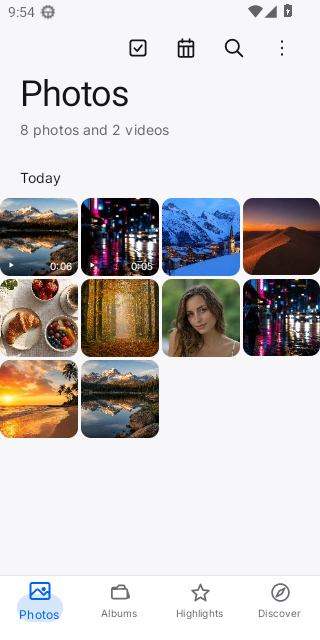
#> input picture hgallery/evidence/01-photos.png, 320 x 640 px, found by its file name
$ python m01_home.py
#> lines starting #> are read from the running program, lines starting #| are printed output that depends on the picture; after the words box and inside, x2 and y2 are one past the last pixel; in counts of white or black regions, pixels touching at a corner belong together
### hgallery/docs/design/lib.py
from PIL import Image, ImageDraw, ImageFont, ImageFilter
import math

# NOIR tokens, exactly as specified in the directive.
BG        = (5,5,5)
BG2       = (17,17,17)
SURFACE   = (25,25,25)
ELEVATED  = (34,34,34)
BORDER    = (56,56,56)
TEXT      = (242,240,235)
TEXT2     = (146,146,146)
ACCENT    = (242,138,54)

FONT = "/home/user/vodiwalker_panel/hgallery/app/src/main/res/font/inter_variable.ttf"
FONT_FA = "/home/user/vodiwalker_panel/gallery/app/src/main/res/font/vazirmatn_medium.ttf"

def F(size, weight=None):
    # Inter variable: PIL picks the default instance; set_variation_by_axes gives weight.
    f = ImageFont.truetype(FONT, size)
    if weight is not None:
        try:
            f.set_variation_by_axes([weight])
        except Exception:
            pass
    return f

def FA(size, weight=None):
    f = ImageFont.truetype("/home/user/vodiwalker_panel/hgallery/app/src/main/res/font/vazirmatn_medium.ttf", size)
    return f

def rrect(d, box, r, fill=None, outline=None, w=1, width=None):
    if width is not None: w = width
    d.rounded_rectangle(box, radius=r, fill=fill, outline=outline, width=w)

def text(d, xy, s, font, fill, anchor="la"):
    d.text(xy, s, font=font, fill=fill, anchor=anchor)

# [11 lines left out: function vignette, not called in this run]

def rounded(img, r):
    mask = Image.new("L", img.size, 0)
    ImageDraw.Draw(mask).rounded_rectangle((0, 0, img.size[0] - 1, img.size[1] - 1), radius=r, fill=255)
    out = Image.new("RGBA", img.size, (0, 0, 0, 0))
    out.paste(img, (0, 0), mask)
    return out

# [6 lines left out: function phone_frame, not called in this run]

### hgallery/docs/design/m01_home.py
import lib
from lib import BG, BG2, SURFACE, ELEVATED, BORDER, TEXT, TEXT2, ACCENT, F, FA, rrect, text, rounded
from PIL import Image, ImageDraw
import os

W, H = 390, 844           # a 390 dp phone at 1x; renders at 2x below
S = 2                     # supersample factor
w, h = W * S, H * S

canvas = Image.new("RGB", (w, h), BG)
#> canvas: PIL image 780x1688 RGB; every value is 5
d = ImageDraw.Draw(canvas)

def px(v): return int(v * S)

# ── status bar ────────────────────────────────────────────────────────────────
text(d, (px(24), px(18)), "9:41", F(px(13), 600), TEXT)
# signal / battery as simple marks, drawn not typed
for i in range(4):
    bh = px(3 + i * 2)
    d.rounded_rectangle((px(300 + i * 5), px(22 - i * 2), px(302 + i * 5), px(24)), radius=px(1), fill=TEXT)
rrect(d, (px(334), px(16), px(364), px(26)), px(4), outline=TEXT2, w=px(1))
d.rounded_rectangle((px(336), px(18), px(357), px(24)), radius=px(2), fill=TEXT)

# ── header: a big editorial title on the left, two round actions on the right ──
text(d, (px(24), px(50)), "Photos", F(px(34), 600), TEXT)          # headlineLarge, -0.6 tracking in app
text(d, (px(24), px(96)), "1,284 photos · 96 videos", F(px(14), 400), TEXT2)

for cx in (322, 366):
    d.ellipse((px(cx - 17), px(54), px(cx + 17), px(88)), fill=SURFACE)
# search glyph
d.ellipse((px(313), px(64), px(325), px(76)), outline=TEXT, width=px(2))
d.line((px(324), px(75), px(330), px(81)), fill=TEXT, width=px(2))
# filter glyph
for i, yy in enumerate((64, 70, 76)):
    d.line((px(357), px(yy), px(375), px(yy)), fill=TEXT, width=px(2))
    d.ellipse((px(363), px(yy - 2), px(367), px(yy + 2)), fill=BG, outline=TEXT, width=px(2))

# ── filter chips: a row that scrolls, the active one carries the accent ───────
chips = [("All", True), ("Favourites", False), ("Videos", False), ("Screenshots", False)]
cx = 24
for label, active in chips:
    fw = d.textlength(label, font=F(px(13), 500))
    cw = int(fw) + px(30)
    box = (px(cx), px(126), px(cx) + cw, px(160))
    if active:
        rrect(d, box, px(17), fill=ACCENT)
        text(d, (px(cx) + px(15), px(136)), label, F(px(13), 600), (12, 8, 4))
    else:
        rrect(d, box, px(17), fill=SURFACE)
        text(d, (px(cx) + px(15), px(136)), label, F(px(13), 500), TEXT2)
    cx += cw // S + 8 // 1
    cx += 8
#> this loop made 4 passes
#> (fw, cw, box, cx) on passes 1 to 4: (32.22, 92, (48, 252, 140, 320), 86), (133.9, 193, (172, 252, 365, 320), 198), (86.38, 146, (396, 252, 542, 320), 287), (159.1, 219, (574, 252, 793, 320), 412)
#> after the loop, cx = 412

# ── the grid: day header, then an editorial hybrid ───────────────────────────
top = 186
text(d, (px(24), px(top)), "TODAY", F(px(11), 600), TEXT2)
text(d, (px(300), px(top)), "1 of 9", F(px(11), 500), TEXT2)

# Real pixels from the emulator capture, cut into tiles.
src = Image.open("/tmp/mock/01-photos.png").convert("RGB")
# the 4-column strip in the capture runs roughly y=100..410 across x=0..320
# Bounds read off a 20 dp ruler overlaid on the capture. Every rectangle below was
# checked to contain photograph and no text: no header, no "0:06" badge, no gap.
BOXES = [
    (1, 200, 76, 258),    # lake and mountain, top left
    (82, 200, 157, 258),  # neon city at night, top second
    (162, 200, 238, 276), # snow town
    (242, 200, 316, 276), # dune at dusk
    (1, 286, 76, 356),    # breakfast table
    (82, 286, 157, 356),  # autumn trees
    (162, 286, 238, 356), # portrait
    (242, 286, 316, 356), # neon reflection
    (1, 366, 76, 436),    # sunset palms
    (82, 366, 157, 436),  # lake, second
]
tiles = [src.crop(b) for b in BOXES]
#> tiles = 10 items

GRID_TOP = 208
gx, gap = 24, 6
col_w = (W - gx * 2 - gap * 3) // 4        # 4 columns

# An editorial rhythm: one tall hero per block, then small tiles. This is what
# makes the grid stop reading as a spreadsheet.
def tile(img, x, y, tw, th, r=10):
    im = img.resize((px(tw), px(th)), Image.LANCZOS)
    canvas.paste(rounded(im, px(r)), (px(x), px(y)), rounded(im, px(r)))

# hero spans two columns and three rows
hero = tiles[0].resize((px(col_w * 2 + gap), px(col_w * 3 + gap * 2)), Image.LANCZOS)
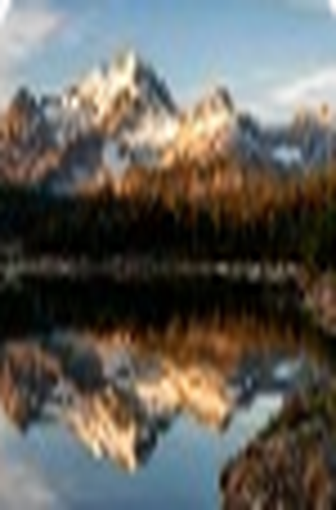
#> hero: PIL image 336x510 RGB; mean R, G, B 98.8, 96.4, 90.7
canvas.paste(rounded(hero, px(12)), (px(gx), px(GRID_TOP)), rounded(hero, px(12)))
#> in rounded, `mask = Image.new("L", img.size, 0)`: mask: PIL image 336x510 L; every value is 0
#> in rounded, `ImageDraw.Draw(mask).rounded_rectangle((0, 0, img.size[0] - 1, img.siz..`:
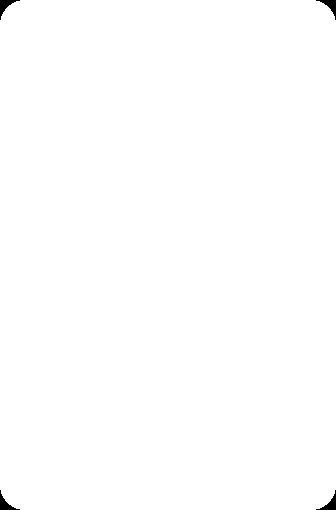
#> mask: PIL image 336x510 L; 99.7% white; 4 black regions, box (x1, y1, x2, y2) and area: (0, 0, 20, 20) 131, (316, 0, 336, 20) 131, (0, 490, 20, 510) 131, (316, 490, 336, 510) 131
#> in rounded, `out = Image.new("RGBA", img.size, (0, 0, 0, 0))`: out: PIL image 336x510 RGBA; every value is 0

tile(tiles[1], gx + col_w * 2 + gap * 2, GRID_TOP, col_w, col_w)
#> call 3 of rounded, with r = 20
#> in rounded (call 3), `mask = Image.new("L", img.size, 0)`: mask: PIL image 162x162 L; every value is 0
#> in rounded (call 3), `ImageDraw.Draw(mask).rounded_rectangle((0, 0, img.size[0] - 1, img.siz..`:
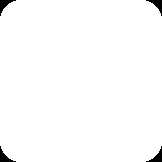
#> mask: PIL image 162x162 L; 98.6% white; 4 black regions, box (x1, y1, x2, y2) and area: (0, 0, 16, 16) 92, (146, 0, 162, 16) 92, (0, 146, 16, 162) 92, (146, 146, 162, 162) 92
#> in rounded (call 3), `out = Image.new("RGBA", img.size, (0, 0, 0, 0))`: out: PIL image 162x162 RGBA; every value is 0
tile(tiles[2], gx + col_w * 3 + gap * 3, GRID_TOP, col_w, col_w)
tile(tiles[3], gx + col_w * 2 + gap * 2, GRID_TOP + col_w + gap, col_w, col_w)
tile(tiles[4], gx + col_w * 3 + gap * 3, GRID_TOP + col_w + gap, col_w, col_w)
tile(tiles[5], gx + col_w * 2 + gap * 2, GRID_TOP + (col_w + gap) * 2, col_w, col_w)
tile(tiles[6], gx + col_w * 3 + gap * 3, GRID_TOP + (col_w + gap) * 2, col_w, col_w)

row2 = GRID_TOP + col_w * 3 + gap * 2 + 8
ROW2 = [tiles[7], tiles[8], tiles[9]]  # spare-white crop removed
for i, t in enumerate(ROW2):
    tile(t, gx + i * (col_w + gap), row2, col_w, col_w)
#> this loop made 3 passes
#> pass 1, in tile (call 7), `im = img.resize((px(tw), px(th)), Image.LANCZOS)`:
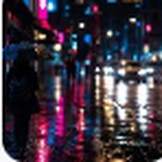
#> im: PIL image 162x162 RGB; mean R, G, B 60.5, 49.9, 62.2

# The fourth cell is a clip: poster plus duration, which is how a video reads in a
# grid of photographs without a second icon system.
vid_src = Image.open("/tmp/mock/13-video-player.png").convert("RGB")
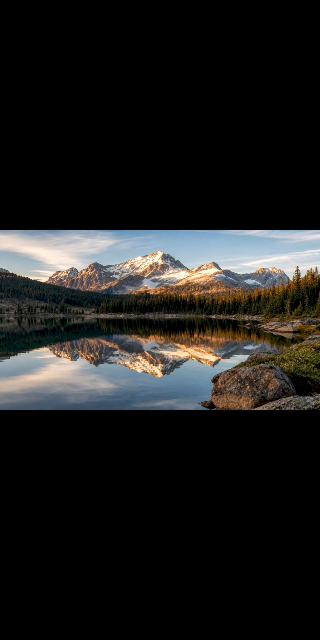
#> input picture hgallery/evidence/13-video-player.png, 320 x 640 px, found by its file name
vid = vid_src.crop((20, 250, 300, 410)).resize((px(col_w), px(col_w)), Image.LANCZOS)
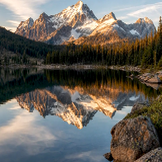
#> vid: PIL image 162x162 RGB; mean R, G, B 103.6, 99.4, 92.5
vx = gx + 3 * (col_w + gap)
canvas.paste(rounded(vid, px(10)), (px(vx), px(row2)), rounded(vid, px(10)))
rrect(d, (px(vx + col_w - 36), px(row2 + col_w - 18), px(vx + col_w - 4), px(row2 + col_w - 4)),
      px(6), fill=(0, 0, 0))
text(d, (px(vx + col_w - 31), px(row2 + col_w - 16)), "0:05", F(px(8.5), 600), TEXT)

# video badge on the one that is a clip
bx, by = gx + col_w + gap, row2
rrect(d, (px(bx + col_w - 34), px(by + col_w - 16), px(bx + col_w - 4), px(by + col_w - 3)), px(6), fill=(0, 0, 0))
rrect(d, (px(bx + col_w - 34), px(by + col_w - 16), px(bx + col_w - 4), px(by + col_w - 3)), px(6), fill=None, outline=(255,255,255,30))
text(d, (px(bx + col_w - 30), px(by + col_w - 14)), "0:06", F(px(8), 600), TEXT)

# ── the floating dock: a pill that sits above the content, not a bar ─────────
dock_y = H - 96
rrect(d, (px(20), px(dock_y), px(W - 20), px(dock_y + 60)), px(30), fill=(20, 20, 20))
rrect(d, (px(20), px(dock_y), px(W - 20), px(dock_y + 60)), px(30), outline=(44, 44, 44), w=px(1))

tabs = ["Photos", "Albums", "Highlights", "Discover"]
active_i = 0
slot = (W - 40) / 4
for i, name in enumerate(tabs):
    cx0 = 20 + slot * i + slot / 2
    if i == active_i:
        rrect(d, (px(cx0 - 26), px(dock_y + 8), px(cx0 + 26), px(dock_y + 52)), px(22), fill=ELEVATED)
        # house glyph, accented
        hx, hy = cx0, dock_y + 22
        d.line((px(hx - 8), px(hy + 2), px(hx), px(hy - 5)), fill=ACCENT, width=px(2))
        d.line((px(hx), px(hy - 5), px(hx + 8), px(hy + 2)), fill=ACCENT, width=px(2))
        d.line((px(hx - 6), px(hy + 1), px(hx - 6), px(hy + 8)), fill=ACCENT, width=px(2))
        d.line((px(hx + 6), px(hy + 1), px(hx + 6), px(hy + 8)), fill=ACCENT, width=px(2))
        d.line((px(hx - 6), px(hy + 8), px(hx + 6), px(hy + 8)), fill=ACCENT, width=px(2))
        text(d, (px(cx0), px(dock_y + 38)), "Photos", F(px(8), 600), ACCENT, anchor="ma")
    else:
        hx, hy = cx0, dock_y + 22
        # three different silhouettes: albums (stack), highlights (spark), discover (compass)
        if i == 1:
            rrect(d, (px(hx - 8), px(hy - 6), px(hx + 4), px(hy + 6)), px(3), outline=TEXT2, w=px(2))
            rrect(d, (px(hx - 4), px(hy - 2), px(hx + 8), px(hy + 8)), px(3), outline=TEXT2, w=px(2))
        elif i == 2:
            d.line((px(hx), px(hy - 7), px(hx), px(hy + 6)), fill=TEXT2, width=px(2))
            d.line((px(hx - 7), px(hy), px(hx + 7), px(hy)), fill=TEXT2, width=px(2))
            d.line((px(hx - 4), px(hy - 4), px(hx + 4), px(hy + 4)), fill=TEXT2, width=px(2))
        else:
            d.ellipse((px(hx - 7), px(hy - 7), px(hx + 7), px(hy + 7)), outline=TEXT2, width=px(2))
            d.polygon([(px(hx + 3), px(hy - 3)), (px(hx - 1), px(hy + 1)), (px(hx + 1), px(hy - 1))], fill=TEXT2)

# ── menu glyph at the very top right of the dock row is not needed; keep it clean
canvas = canvas.resize((W, H), Image.LANCZOS)
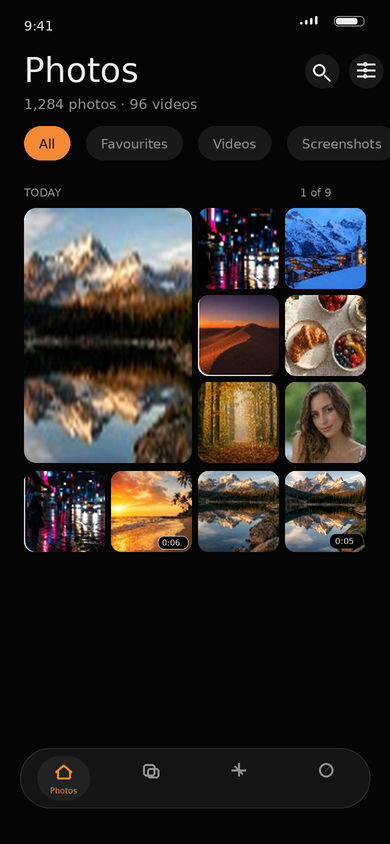
#> canvas: PIL image 390x844 RGB; mean R, G, B 40.4, 36.8, 34
canvas.save("/tmp/mock/01-home.png")
print("saved 01-home.png", canvas.size)
#| saved 01-home.png (390, 844)
